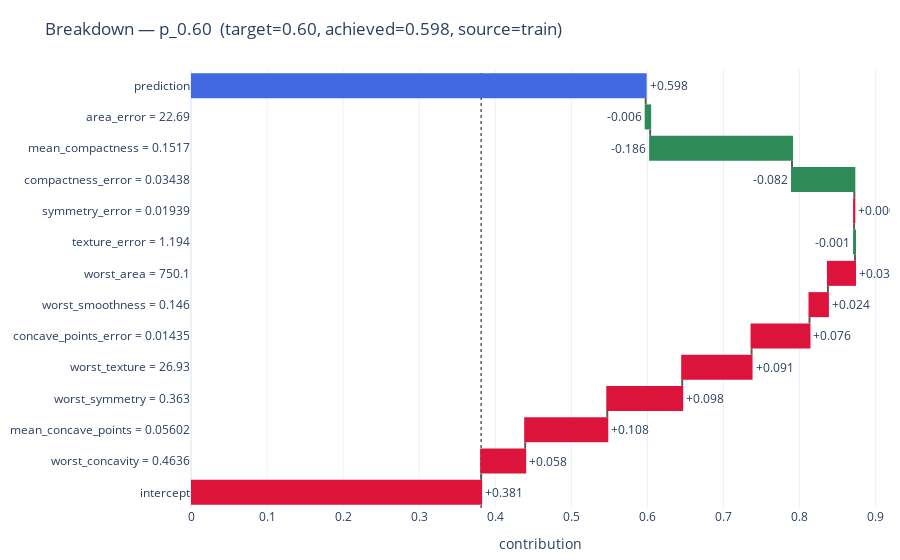

Source (notebook cell):
### Markdown cell above
### 🔍 Breakdown — amostra **p_0.40** (prob. final ≈ **0,381**)

**Panorama:** o caso começa no **intercepto (0,381)** e recebe vários **empurrões pró-Maligno** moderados — porém termina praticamente **onde começou** porque um único fator puxa fortemente para baixo no final.

**Principais vetores de alta (↑ risco):**

* **`worst_texture = 30.25` (+0,078)**: textura "pior caso" em faixa intermediária–alta eleva o score.
* **`compactness_error = 0.011` (+0,062)** e **`mean_compactness = 0.060` (+0,042)**: irregularidade/compactação empurram para cima.
* **`texture_error = 0.827` (+0,030)**, **`symmetry_error = 0.0138` (+0,027)**, **`worst_symmetry = 0.299` (+0,027)**: reforços positivos, porém pequenos.
* **`worst_area = 788` (+0,036)** e **`worst_concavity = 0.209` (+0,029)**: medidas de "pior caso" acima de valores típicos de benignos somam ao risco.
* **`area_error = 20.53` (+0,018)**: contribuição menor, mas no sentido pró-Maligno.

**Freios (↓ risco):**

* **`worst_smoothness = 0.109` (−0,022)** e **`concave_points_error = 0.0069` (−0,038)**: atenuam parte do ganho acumulado.
* **Ponto decisivo:** **`mean_concave_points = 0.0203` (−0,289)** — valor **baixo** de *mean concave points* produz **forte queda** no score e praticamente "anula" os incrementos anteriores, fechando em **≈0,381**.

**Leitura final:**
Apesar de múltiplos sinais pró-malignidade, o **baixo `mean_concave_points`** domina o balanço local e **ancora a probabilidade em ~0,38**, muito próxima ao intercepto. No **threshold 0,50 (padrão)**, este caso é **classificado como Benigno**.

### Code cell
# Break Down: prob ≈ 0.60
label = "p_0.60"
obs   = obs_for_breakdown[label]
bd    = explainer.predict_parts(new_observation=obs, type="break_down", keep_distributions=True)

meta  = selected_df[selected_df["selection_label"] == label].iloc[0]
title = (f"Breakdown — {label}  (target={meta['target_p']:.2f}, "
         f"achieved={meta['achieved_p']:.3f}, source={meta['source']})")

print(bd.result[["variable","variable_value","contribution","cumulative"]])

fig = plot_breakdown_from_bd(bd, title=title)
fig.show()

### Figure 1 — Plotly figure (JSON) as saved in the notebook; plotly's stock layout.template omitted (floating-point values rounded to 4 significant figures)
{"data": [{"connector": {"line": {"color": "rgb(90,90,90)"}}, "customdata": [[0.3814, 0, 0.3814], [0.05787, 0.3814, 0.4393], [0.1079, 0.4393, 0.5472], [0.09847, 0.5472, 0.6457], [0.0912, 0.6457, 0.7369], [0.07615, 0.7369, 0.813], [0.02423, 0.813, 0.8372], [0.03566, 0.8372, 0.8729], [-0.001292, 0.8729, 0.8716], [0.0003397, 0.8716, 0.872], [-0.0819, 0.872, 0.79], [-0.1865, 0.79, 0.6036], [-0.005888, 0.6036, 0.5977], [0.5977, 0, 0.5977]], "decreasing": {"marker": {"color": "seagreen"}}, "hovertemplate": "%{y}<br>contribution (Δ): %{customdata[0]:.3f}<br>cum. before: %{customdata[1]:.3f}<br>cum. after: %{customdata[2]:.3f}<extra></extra>", "increasing": {"marker": {"color": "crimson"}}, "measure": ["relative", "relative", "relative", "relative", "relative", "relative", "relative", "relative", "relative", "relative", "relative", "relative", "relative", "total"], "orientation": "h", "text": ["+0.381", "+0.058", "+0.108", "+0.098", "+0.091", "+0.076", "+0.024", "+0.036", "-0.001", "+0.000", "-0.082", "-0.186", "-0.006", "+0.598"], "textposition": "outside", "totals": {"marker": {"color": "royalblue"}}, "type": "waterfall", "x": [0.3814, 0.05787, 0.1079, 0.09847, 0.0912, 0.07615, 0.02423, 0.03566, -0.001292, 0.0003397, -0.0819, -0.1865, -0.005888, 0.5977], "y": ["intercept", "worst_concavity = 0.4636", "mean_concave_points = 0.05602", "worst_symmetry = 0.363", "worst_texture = 26.93", "concave_points_error = 0.01435", "worst_smoothness = 0.146", "worst_area = 750.1", "texture_error = 1.194", "symmetry_error = 0.01939", "compactness_error = 0.03438", "mean_compactness = 0.1517", "area_error = 22.69", "prediction"]}], "layout": {"hovermode": "closest", "margin": {"b": 40, "l": 10, "r": 10, "t": 70}, "shapes": [{"layer": "below", "line": {"color": "rgb(90,90,90)", "dash": "dot", "width": 1.5}, "type": "line", "x0": 0.3814, "x1": 0.3814, "y0": 0, "y1": 1, "yref": "paper"}], "showlegend": false, "title": {"text": "Breakdown — p_0.60  (target=0.60, achieved=0.598, source=train)"}, "xaxis": {"title": {"text": "contribution"}}, "yaxis": {"categoryarray": ["intercept", "worst_concavity = 0.4636", "mean_concave_points = 0.05602", "worst_symmetry = 0.363", "worst_texture = 26.93", "concave_points_error = 0.01435", "worst_smoothness = 0.146", "worst_area = 750.1", "texture_error = 1.194", "symmetry_error = 0.01939", "compactness_error = 0.03438", "mean_compactness = 0.1517", "area_error = 22.69", "prediction"], "categoryorder": "array"}}}
